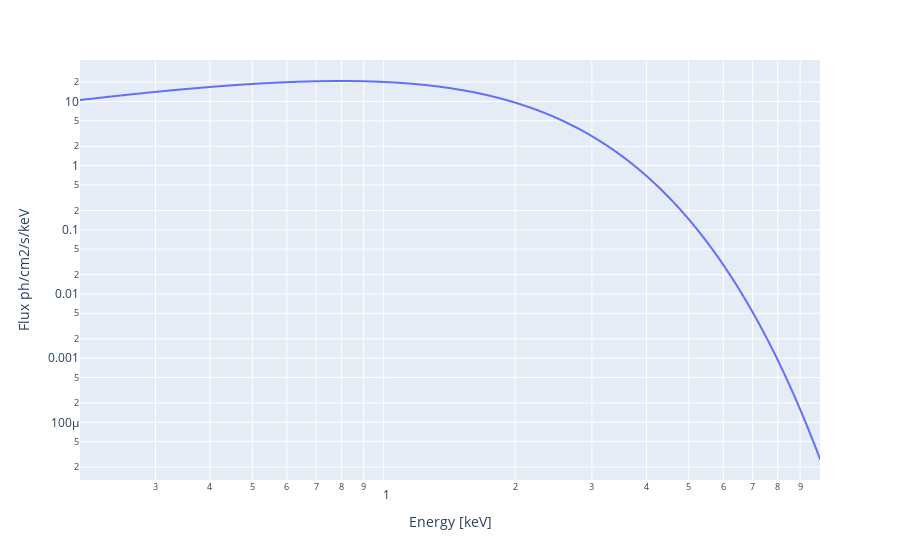

Write notebook code for a chart like this one.
### Markdown cell above
#### Black Body

### Code cell
model = "bbody"
norm = 1.
n_H = 0.
kT = 0.5
calculate_exposure(SNR = 7, instrument = "MXT", Eband = [0.2, 10])

### Figure 1 — Plotly figure (JSON) as saved in the notebook; plotly's stock layout.template omitted (floating-point values rounded to 4 significant figures; data arrays with more than 128 entries replaced by an {"elided": "..."} marker saying what was removed)
{"data": [{"hovertemplate": "Energy [keV]=%{x}<br>Flux ph/cm2/s/keV=%{y}<extra></extra>", "legendgroup": "", "line": {"color": "#636efa", "dash": "solid"}, "marker": {"symbol": "circle"}, "mode": "lines", "name": "", "showlegend": false, "type": "scattergl", "x": {"elided": "1014 float values"}, "xaxis": "x", "y": {"elided": "1014 float values"}, "yaxis": "y"}], "layout": {"legend": {"tracegroupgap": 0}, "margin": {"t": 60}, "xaxis": {"anchor": "y", "domain": [0, 1], "title": {"text": "Energy [keV]"}, "type": "log"}, "yaxis": {"anchor": "x", "domain": [0, 1], "title": {"text": "Flux ph/cm2/s/keV"}, "type": "log"}}}
